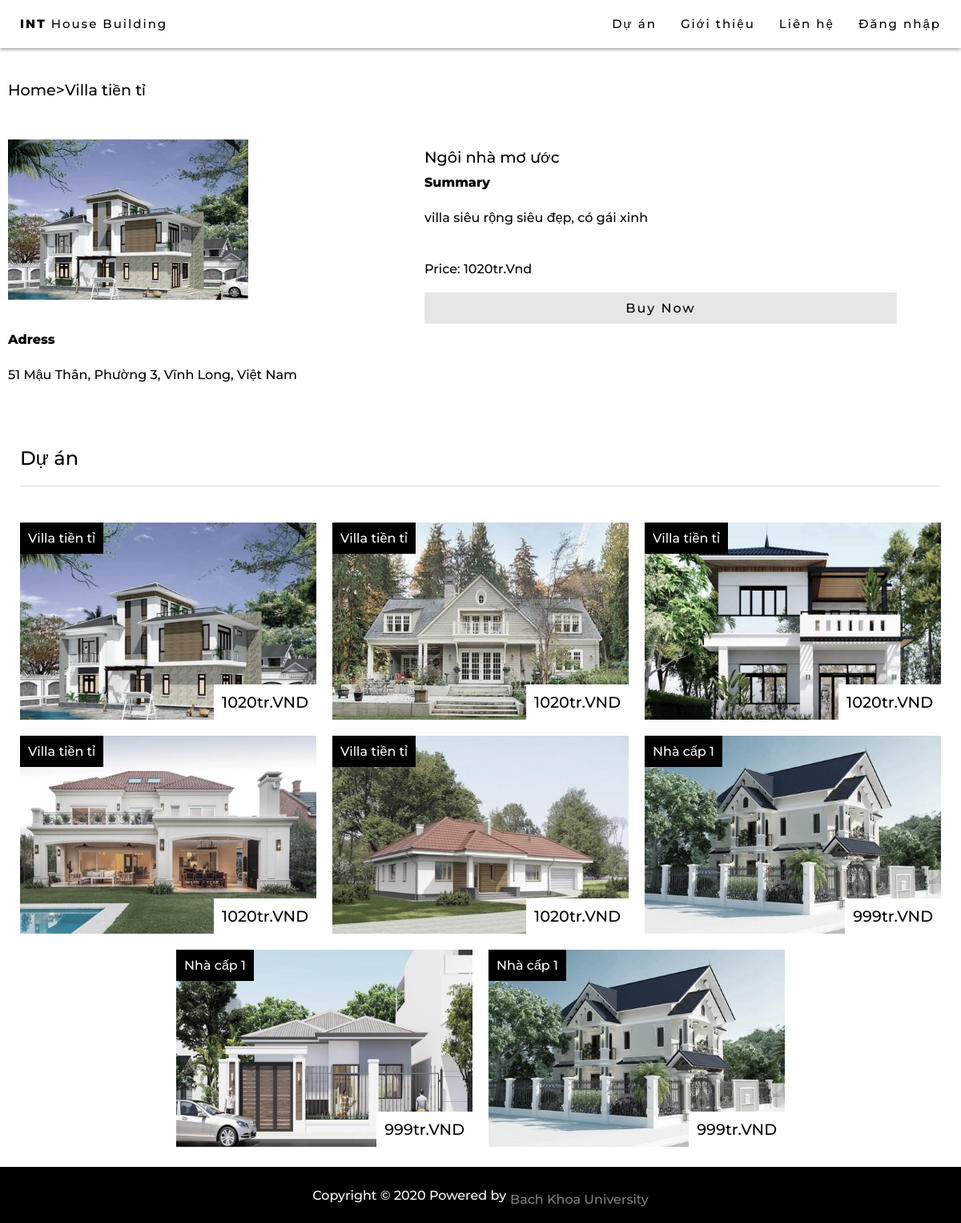
/product.php?id=2, run on the app's committed database.
### tables this page shows
CREATE TABLE `post` (
  `id` int(5) NOT NULL,
  `cost` int(15) NOT NULL,
  `category` varchar(100) NOT NULL,
  `poster` int(11) NOT NULL,
  `content` varchar(500) NOT NULL,
  `img` varchar(100) NOT NULL DEFAULT 'house.png',
  `title` varchar(100) NOT NULL,
  `address` varchar(8000) NOT NULL
);

### product.php (the view, shortened to what this page needs)
    <?php
    include('session.php');
    include("config.php");
    ?>
<!DOCTYPE html>
<html lang="en">
<head>
    <link rel="stylesheet" href="styleProduct.css">
    <link rel="stylesheet" href="https://cdnjs.cloudflare.com/ajax/libs/font-awesome/4.7.0/css/font-awesome.min.css">
</head>
<body>
    <div id="navbar">
        <a href="index.php" class="home button">
            <b>INT</b> House Building
        </a>
        <?php
        if (!isset($_SESSION['login_user'])) {
            echo "<a href='#' id='myBtnMobile' class='button' onclick='openModal()'> Đăng nhập</a>";
        } else {
            echo "<a href='#' id='myBtnInfo' class='button' onclick='openModalInfo()'> Hello:" . $login_session . "</a>";
        }
        ?>
        <a href="#contact" class="button">
            Liên hệ
        </a>
        <a href="#about" class="button">
            Giới thiệu
        </a>
        <a href="#projects" class="button">
            Dự án
        </a>
    </div>
    <div class="main_content">
        <div id="products">
            <?php
                $postid = $_GET['id'];
                $sql = "SELECT * FROM post WHERE id = '$postid'";
                $result = mysqli_query($db, $sql);
                $row = mysqli_fetch_array($result, MYSQLI_ASSOC);
                echo "<h3 style='margin:30px 0px;'><a href='index.php'>Home<a>>".$row['category']."</h3>
                <div class='sub_content_product'>
                    <div class='product-picture'>
                    <img src='./img/" . $row['img'] ."' alt='".$row['img']."' class='sub_picture'>
                    </div>
                    <div class='product-content'>
                        <div>
                            <h3>".$row['title']."</h3>
                            <b>Summary</b>
                            <p>".$row['content']."</p>
                        </div>
                        <div>
                            <h4>Price: ".(string)($row['cost'] / 1000000)."tr.Vnd
                            </h4>
                            <a href='#' class='button about'>Buy Now</a>
                        </div>
                    </div>
                </div>
                <div class='decription'>
                    <b>Adress</b>
                    <p>".$row['address']."</p>
                </div>";
            ?>
        </div>
        <div id="projects">
            <div class="sub_title">
                <h2>Dự án</h2>
            </div>
            <div class="projects_content">
                <?php
                $sql = "SELECT * FROM post ORDER BY id LIMIT 8 OFFSET 0";
                $result = mysqli_query($db, $sql);
                if ($result->num_rows > 0) {
                    while ($row = $result->fetch_assoc()) {
                        echo "<div class='sub_content' onclick='viewDetail(" . $row['id'] . ")'>
                                <img src='./img/" . $row['img'] . "' alt='house1' class='sub_picture'>
                                <div class='sub_text'>
                                    <span>" . $row['category'] . "</span>
                                </div>
                                <div class='prices'>
                                    <span>" . (string)($row['cost'] / 1000000) . "tr.VND</span>
                                </div>
                            </div>";
                    }
                }
                ?>
            </div>
        </div>
    </div>
    <footer style="width: 100%;">
        <div class="footer">Copyright © 2020 Powered by <a style="color: gray; text-decoration: none; margin-left: 5px;" href="#" target="_blank">Bach Khoa
                University</a>
        </div>
    </footer>
</body>
</html>

### styleProduct.css (style rules this page uses)
* { font-family: 'Montserrat', sans-serif; text-decoration: none; font-weight: 500; margin: unset; }
html { scroll-behavior: smooth; }
b { font-weight: 800; }
p { margin: 25px 0px; text-align: left; }
#navbar { overflow: hidden; position: fixed; top: 0; z-index: 6; background-color: white; height: 60px; width: 100%; font-size: 15px; padding: 5px 10px; box-shadow: 0 1px 5px 0 gray; box-sizing: border-box; }
.button { margin: 5px 5px; float: right; color: black; padding: 10px 10px; letter-spacing: 2px; }
.home { float: left; }
.main_content { margin-top: 60px; width: 100%; }
.sub_title { padding: 20px 25px; }
#products { width: 100%; max-width: 1550px; display: flex; flex-direction: column; flex-wrap: wrap; margin: 5px; margin-right: auto; margin-left: auto; box-sizing: border-box; padding: 10px; background-color: white; }
.prices { position: absolute; background-color: white; color: black; padding: 10px; bottom: 10px; right: 10px; font-weight: 800; font-size: 120%; }
.sub_content_product { display: flex; position: relative; }
.sub_content { position: relative; padding: 10px; width: 25%; box-sizing: border-box; display: flex; flex-direction: column; cursor: pointer; }
@media only screen and (max-width: 1300px) { .sub_content { width: 33.333333%; } }
.product-content { display: flex; flex-direction: column; justify-content: space-between; width: 50%; margin-left: 20px; }
#projects { max-width: 1550px; width: 100%; background-color: white; margin: 0px auto; }
.projects_content { display: flex; flex-flow: row wrap; justify-content: center; position: relative; padding: 15px; }
.product-picture { position: relative; width: 60%; box-sizing: border-box; display: flex; flex-direction: column; }
.decription { margin-top: 10px; }
@media only screen and (max-width: 1300px) { .product-picture { width: 60%; } }
.sub_text { position: absolute; background-color: black; color: white; padding: 10px; top: 10px; left: 10px; }
.sub_picture { width: 100%; height: auto; filter: grayscale(50%); }
h2 { padding: 20px 0px; border-bottom: 1px solid rgb(221, 221, 221); }
h3 { font-size: 1.2em; margin: 10px 0px; }
h4 { margin: 20px 0px; }
a { color: black; margin-top: 10px; }
.button.about { background-color: rgb(230, 230, 230); width: calc(100% - 20px); text-align: center; margin: unset; }
.footer { background-color: black; color: white; width: 100%; height: 70px; display: flex; align-items: center; justify-content: center; }

### data on the page
post: category "Villa tiền tỉ", img (picture), title "Ngôi nhà mơ ước", content "villa siêu rộng siêu đẹp, có gái xinh", $row['cost']/1000000 "1020", address "51 Mậu Thân, Phường 3, Vĩnh Long, Việt Nam"
post: img (picture), category "Villa tiền tỉ", $row['cost']/1000000 "1020"
post: img (picture), category "Villa tiền tỉ", $row['cost']/1000000 "1020"
post: img (picture), category "Villa tiền tỉ", $row['cost']/1000000 "1020"
post: img (picture), category "Villa tiền tỉ", $row['cost']/1000000 "1020"
post: img (picture), category "Nhà cấp 1", $row['cost']/1000000 "999"
post: img (picture), category "Nhà cấp 1", $row['cost']/1000000 "999"
post: img (picture), category "Nhà cấp 1", $row['cost']/1000000 "999"
